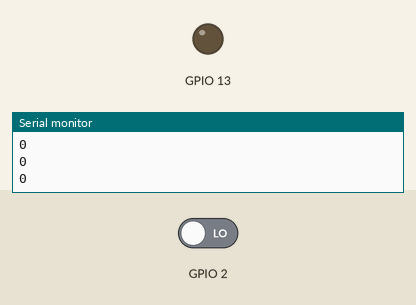
Recording of a sketch running on a simulated ESP8266 (NodeMCU). On the bench: output pins drawn as LEDs (lit = HIGH), the last lines printed to the serial monitor. The test bench sets the inputs (shaded band); at power-on: GPIO 2 LOW. No radio packets arrive unless stated.

Above: at 1.2 s.
1.3 s: GPIO 2 driven HIGH
At 2.1 s:
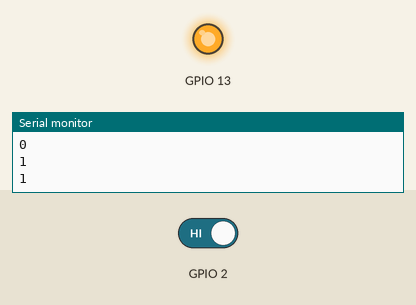
2.8 s: GPIO 2 driven LOW
At 3.3 s:
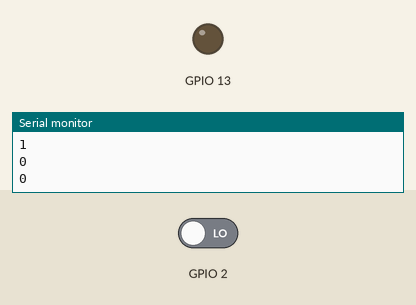
Timing chart, 0 to 5.8 s (numbered marks = the images above; inputs shaded):
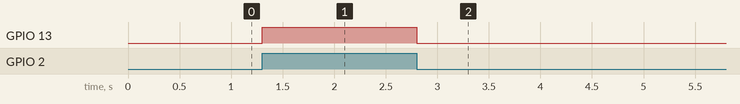

The sketch:

tx_bt.ino
```cpp
/**
 * //aggiungere antenna da 17cm
 *
 * http://www.airspayce.com/mikem/arduino/RadioHead/RadioHead-1.41.zip
 *
 */
#include <RH_ASK.h>
#include <SPI.h> // Not actually used but needed to compile

//TX default su pin 12
//RH_ASK mod(2000, 4, 5);
RH_ASK mod;
// https://www.airspayce.com/mikem/arduino/RadioHead/classRH__ASK.html
// http://www.airspayce.com/mikem/arduino/RadioHead/classRH__ASK.html
// RH_ASK driver(2000, 4, 5, 0); // ESP8266 or ESP32: do not use pin 11 or 2

uint8_t buf[10];

void setup() {
  Serial.begin(9600);
  pinMode(13, OUTPUT);
  pinMode(2, INPUT);
  if (!mod.init()) {
    Serial.println("init failed");
  }
  Serial.println("TX ok");
  buf[0] = 0;
}

unsigned long t1;

void loop() {
  if (digitalRead(2)) {
    buf[0] = 1;
  } else {
    buf[0] = 0;
  }
  digitalWrite(13, buf[0]);

  if ((millis() - t1) >= 300) {
    Serial.println(buf[0]);
    mod.send((uint8_t *)buf, 10);
    mod.waitPacketSent();
    t1 = millis();
  }
}
```

Measured:
- after the input at 1.3 s, GPIO 13: LOW → HIGH at once
- after the input at 2.8 s, GPIO 13: HIGH → LOW at once
